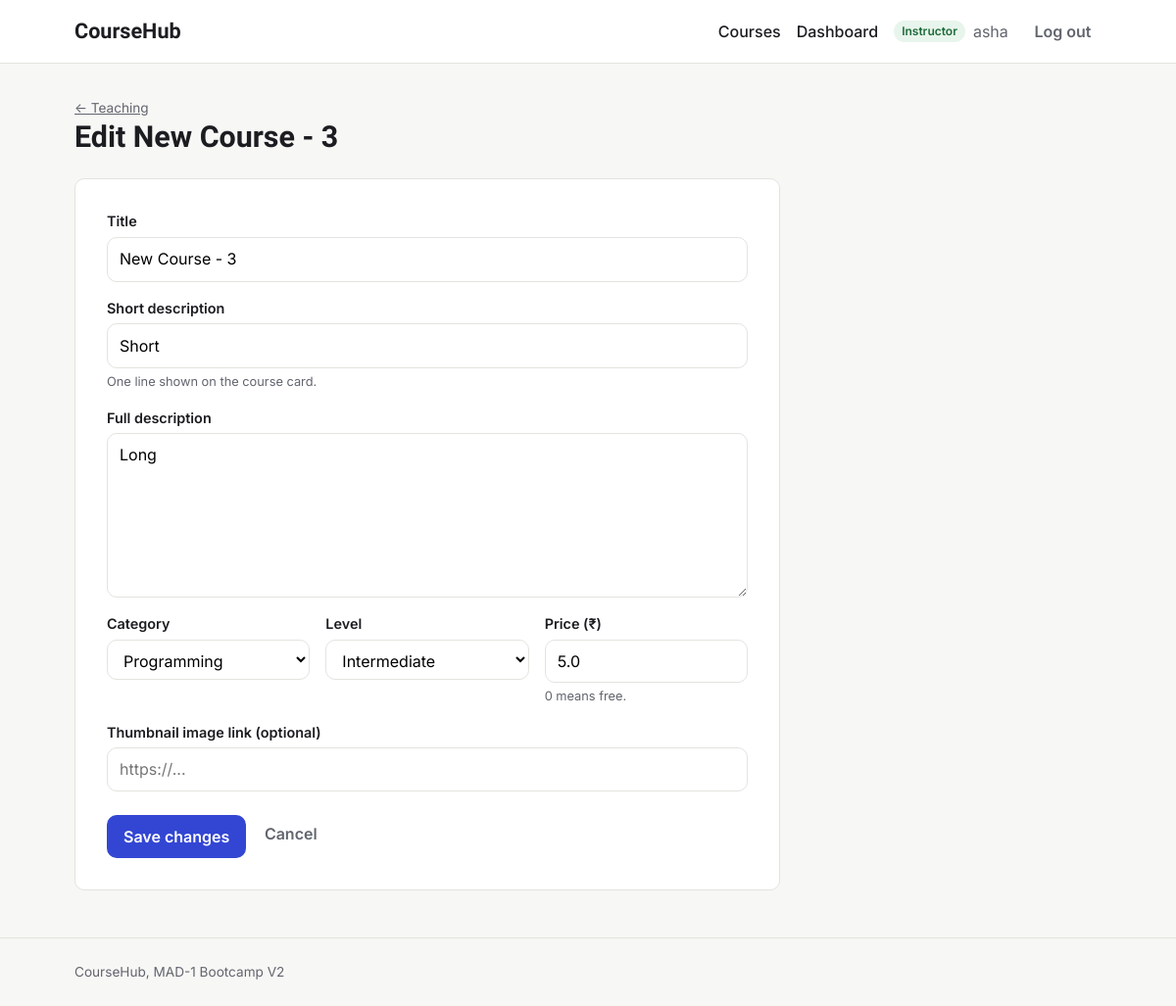
Page /instructor/course/9/edit (signed in) on the committed database.
### models.py (models this page shows, shortened)
class User(db.Model):
    id = db.Column(db.Integer, primary_key=True)
    username = db.Column(db.String(80), unique=True, nullable=False)
    email = db.Column(db.String(120), unique=True, nullable=False)
    password_hash = db.Column(db.String(256), nullable=False)
    role = db.Column(db.String(20), nullable=False, default="student")
    bio = db.Column(db.Text)
    avatar = db.Column(db.String(200))
    created_at = db.Column(db.DateTime, default=utc_now)
    is_active = db.Column(db.Boolean, default=True)
    taught_courses = db.relationship("Course", backref="instructor", lazy=True)
    enrollments = db.relationship(
        "Enrollment", backref="student", cascade="all, delete-orphan"
    )
    completions = db.relationship(
        "LessonCompletion", backref="student", cascade="all, delete-orphan"
    )

class Course(db.Model):
    id = db.Column(db.Integer, primary_key=True)
    title = db.Column(db.String(200), nullable=False)
    slug = db.Column(db.String(200), unique=True, nullable=False)
    description = db.Column(db.Text)
    short_description = db.Column(db.String(500))
    thumbnail = db.Column(db.String(300))
    price = db.Column(db.Float, default=0.0)
    category = db.Column(db.String(50))
    level = db.Column(db.String(20))
    is_published = db.Column(db.Boolean, default=False)
    is_featured = db.Column(db.Boolean, default=False)
    instructor_id = db.Column(db.Integer, db.ForeignKey("user.id"), nullable=False)
    created_at = db.Column(db.DateTime, default=utc_now)
    updated_at = db.Column(db.DateTime, default=utc_now, onupdate=utc_now)
    lessons = db.relationship(
        "Lesson",
        backref="course",
        cascade="all, delete-orphan",
        order_by="Lesson.order",
    )
    enrollments = db.relationship(
        "Enrollment", backref="course", cascade="all, delete-orphan"
    )

### routes/instructor.py (the view, shortened to what this page needs)
@bp.route("/instructor/course/<int:course_id>/edit", methods=["GET", "POST"])
@instructor_required
def course_edit(course_id):
    course = get_own_course(course_id)
    values = {
        "title": course.title,
        "short_description": course.short_description or "",
        "description": course.description or "",
        "category": course.category,
        "level": course.level,
        "price": course.price,
        "thumbnail": course.thumbnail or "",
    }
    return render_template(
        "course_builder.html", course=course, values=values,
        categories=CATEGORIES, levels=LEVELS,
    )

### helpers.py (called while the page is built)
def login_required(view):
    @wraps(view)
    def wrapped(*args, **kwargs):
        if g.user is None:
            flash("Please log in to continue.", "warning")
            return redirect(url_for("auth.login", next=request.full_path))
        return view(*args, **kwargs)
    return wrapped

def role_required(*roles):
    def decorator(view):
        @wraps(view)
        @login_required
        def wrapped(*args, **kwargs):
            if g.user.role not in roles:
                abort(403)
            return view(*args, **kwargs)
        return wrapped
    return decorator

### routes/instructor.py (called while the page is built)
def get_own_course(course_id):
    if course_id is None:
        abort(404)
    course = db.get_or_404(Course, course_id)
    if course.instructor_id != g.user.id:
        abort(403)
    return course

### templates/course_builder.html (shortened to what this page needs)
{% extends "base.html" %}
{% block content %}
<div class="page-header">
  <a class="muted small" href="{{ url_for('instructor.dashboard') }}">&larr; Teaching</a>
  <h1>{{ 'Edit ' ~ course.title if course else 'New course' }}</h1>
</div>
<form method="post" class="form-card" novalidate>
  <div class="field">
    <label for="title">Title</label>
    <input id="title" name="title" type="text" value="{{ values.title or '' }}" required maxlength="200">
  </div>
  <div class="field">
    <label for="short_description">Short description</label>
    <input id="short_description" name="short_description" type="text"
           value="{{ values.short_description or '' }}" maxlength="500"
           aria-describedby="short-hint">
    <small id="short-hint" class="hint">One line shown on the course card.</small>
  </div>
  <div class="field">
    <label for="description">Full description</label>
    <textarea id="description" name="description" rows="6">{{ values.description or '' }}</textarea>
  </div>
  <div class="field-row">
    <div class="field">
      <label for="category">Category</label>
      <select id="category" name="category" required>
        {% for c in categories %}
          <option value="{{ c }}" {% if values.category == c %}selected{% endif %}>{{ c|capitalize }}</option>
        {% endfor %}
      </select>
    </div>
    <div class="field">
      <label for="level">Level</label>
      <select id="level" name="level" required>
        {% for l in levels %}
          <option value="{{ l }}" {% if values.level == l %}selected{% endif %}>{{ l|capitalize }}</option>
        {% endfor %}
      </select>
    </div>
    <div class="field">
      <label for="price">Price (₹)</label>
      <input id="price" name="price" type="number" min="0" step="1" value="{{ values.price }}" aria-describedby="price-hint">
      <small id="price-hint" class="hint">0 means free.</small>
    </div>
  </div>
  <div class="field">
    <label for="thumbnail">Thumbnail image link (optional)</label>
    <input id="thumbnail" name="thumbnail" type="url" value="{{ values.thumbnail or '' }}" placeholder="https://...">
  </div>
  <div class="form-actions">
    <button type="submit" class="btn btn-primary">{{ 'Save changes' if course else 'Save and add lessons' }}</button>
    <a class="btn btn-ghost" href="{{ url_for('instructor.lesson_list', course_id=course.id) if course else url_for('instructor.dashboard') }}">Cancel</a>
  </div>
</form>
{% endblock %}

### templates/base.html (shortened to what this page needs)
<!DOCTYPE html>
<html lang="en">
<head>
  <link rel="stylesheet" href="{{ url_for('static', filename='style.css') }}">
</head>
<body>
  <header class="navbar">
    <div class="container navbar-inner">
      <a class="brand" href="{{ url_for('courses.home') }}">CourseHub</a>
      <nav aria-label="Main">
        <ul class="nav-links">
          <li><a href="{{ url_for('courses.course_list') }}">Courses</a></li>
          {% if current_user %}
            <li><a href="{{ url_for('auth.dashboard') }}">Dashboard</a></li>
            <li class="nav-user">
              <span class="badge badge-{{ current_user.role }}">{{ current_user.role|capitalize }}</span>
              {{ current_user.username }}
            </li>
            <li>
              <form action="{{ url_for('auth.logout') }}" method="post" class="inline-form">
                <button type="submit" class="btn btn-ghost">Log out</button>
              </form>
            </li>
          {% else %}
            <li><a href="{{ url_for('auth.login') }}">Log in</a></li>
            <li><a class="btn btn-primary" href="{{ url_for('auth.register') }}">Sign up</a></li>
          {% endif %}
        </ul>
      </nav>
    </div>
  </header>
  <main id="main" class="container">
    {% block content %}{% endblock %}
  </main>
  <footer class="footer">
    <div class="container">CourseHub, MAD-1 Bootcamp V2</div>
  </footer>
</body>
</html>

### static/style.css (style rules this page uses)
:root { --font-display: "Bricolage Grotesque", ui-sans-serif, system-ui, sans-serif; --font-body: "Inter", ui-sans-serif, system-ui, -apple-system, "Segoe UI", Roboto, sans-serif; --color-bg: #f7f7f5; --color-surface: #ffffff; --color-text: #1c1d21; --color-muted: #62656e; --color-border: #e3e3df; --color-primary: #3346d3; --color-primary-hover: #2636b0; --color-focus: #8a96ff; --color-success-bg: #e8f5ec; --color-success-text: #1d6b3a; --color-error-bg: #fdecec; --color-error-text: #a12626; --color-warning-bg: #fff6e0; --color-warning-text: #8a5a00; --color-info-bg: #eaf0fd; --color-info-text: #244a9e; --radius: 10px; --space-1: 0.25rem; --space-2: 0.5rem; --space-3: 0.75rem; --space-4: 1rem; --space-6: 1.5rem; --space-8: 2rem; --space-12: 3rem; --shadow: 0 1px 2px rgba(0, 0, 0, 0.04), 0 2px 8px rgba(0, 0, 0, 0.04); }
*, *::before, *::after { box-sizing: border-box; }
body { margin: 0; min-height: 100vh; display: flex; flex-direction: column; font-family: var(--font-body); font-size: 1rem; line-height: 1.55; color: var(--color-text); background: var(--color-bg); }
h1, h2, h3 { font-family: var(--font-display); line-height: 1.2; margin: 0 0 var(--space-2); }
h1 { font-size: 1.9rem; }
a { color: var(--color-primary); }
.container { width: 100%; max-width: 1080px; margin: 0 auto; padding: 0 var(--space-4); }
main.container { flex: 1; padding-top: var(--space-8); padding-bottom: var(--space-12); }
.muted { color: var(--color-muted); }
.navbar { background: var(--color-surface); border-bottom: 1px solid var(--color-border); }
.navbar-inner { display: flex; flex-wrap: wrap; align-items: center; justify-content: space-between; gap: var(--space-3); min-height: 64px; }
.brand { font-family: var(--font-display); font-weight: 700; font-size: 1.35rem; color: var(--color-text); text-decoration: none; }
.nav-links { display: flex; flex-wrap: wrap; align-items: center; gap: var(--space-4); margin: 0; padding: 0; list-style: none; }
.nav-links a:not(.btn) { color: var(--color-text); text-decoration: none; font-weight: 500; }
.nav-user { display: flex; align-items: center; gap: var(--space-2); color: var(--color-muted); }
.inline-form { margin: 0; }
.btn { display: inline-block; padding: 0.55rem 1rem; border: 1px solid transparent; border-radius: var(--radius); font: inherit; font-weight: 600; text-decoration: none; cursor: pointer; transition: background-color 0.15s ease, border-color 0.15s ease; }
.btn-primary { background: var(--color-primary); color: #fff; }
.btn-ghost { background: transparent; color: var(--color-muted); padding: 0.4rem 0.6rem; }
.badge { display: inline-block; padding: 0.1rem 0.5rem; border-radius: 999px; font-size: 0.75rem; font-weight: 600; }
.badge-instructor { background: var(--color-success-bg); color: var(--color-success-text); }
.field { display: flex; flex-direction: column; gap: var(--space-1); margin-bottom: var(--space-4); }
.field label, .field legend { font-weight: 600; font-size: 0.9rem; }
.field input[type="text"], .field input[type="email"], .field input[type="password"] { padding: 0.6rem 0.75rem; border: 1px solid var(--color-border); border-radius: var(--radius); font: inherit; background: var(--color-surface); }
.hint { color: var(--color-muted); font-size: 0.8rem; }
.page-header { margin-bottom: var(--space-6); }
.footer { padding: var(--space-6) 0; border-top: 1px solid var(--color-border); color: var(--color-muted); font-size: 0.85rem; }
select, textarea, input[type="search"], input[type="number"], input[type="url"] { padding: 0.55rem 0.75rem; border: 1px solid var(--color-border); border-radius: var(--radius); font: inherit; background: var(--color-surface); }
.small { font-size: 0.85rem; }
.form-card { max-width: 720px; padding: var(--space-8); background: var(--color-surface); border: 1px solid var(--color-border); border-radius: var(--radius); }
.field textarea, .field select, .field input[type="number"], .field input[type="url"] { width: 100%; }
.field textarea { resize: vertical; }
.field-row { display: grid; grid-template-columns: repeat(auto-fit, minmax(160px, 1fr)); gap: var(--space-4); }
.form-actions { display: flex; gap: var(--space-2); margin-top: var(--space-6); }

### rows in the picture
User: role "Instructor", username "asha"
Course: title "Edit New Course - 3", title "New Course - 3", short_description "Short", description "Long", category "Programming", level "Intermediate", price "5.0"

### other values in the picture
{{ 'Save changes' if course else 'Save and add lessons' }} "Save changes"
